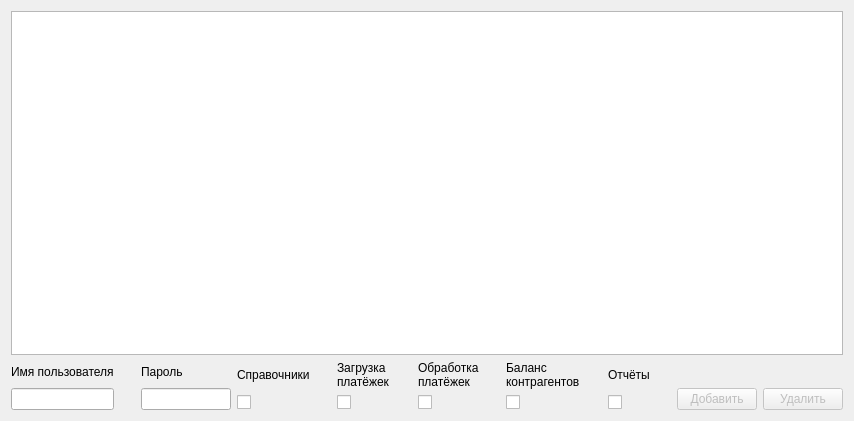
<?xml version="1.0" encoding="UTF-8"?>
<ui version="4.0">
 <class>class_manage_users</class>
 <widget class="QWidget" name="class_manage_users">
  <property name="geometry">
   <rect>
    <x>0</x>
    <y>0</y>
    <width>854</width>
    <height>421</height>
   </rect>
  </property>
  <property name="windowTitle">
   <string>Form</string>
  </property>
  <layout class="QGridLayout" name="gridLayout">
   <item row="2" column="0">
    <layout class="QHBoxLayout" name="horizontalLayout">
     <item>
      <layout class="QVBoxLayout" name="verticalLayout">
       <item>
        <widget class="QLabel" name="label">
         <property name="text">
          <string>Имя пользователя</string>
         </property>
        </widget>
       </item>
       <item>
        <widget class="QLineEdit" name="lineEdit_name">
         <property name="maxLength">
          <number>15</number>
         </property>
        </widget>
       </item>
      </layout>
     </item>
     <item>
      <spacer name="horizontalSpacer">
       <property name="orientation">
        <enum>Qt::Horizontal</enum>
       </property>
       <property name="sizeHint" stdset="0">
        <size>
         <width>40</width>
         <height>20</height>
        </size>
       </property>
      </spacer>
     </item>
     <item>
      <layout class="QVBoxLayout" name="verticalLayout_9">
       <item>
        <widget class="QLabel" name="label_9">
         <property name="text">
          <string>Пароль</string>
         </property>
        </widget>
       </item>
       <item>
        <widget class="QLineEdit" name="lineEdit_passwd">
         <property name="maxLength">
          <number>20</number>
         </property>
         <property name="echoMode">
          <enum>QLineEdit::Normal</enum>
         </property>
        </widget>
       </item>
      </layout>
     </item>
     <item>
      <layout class="QVBoxLayout" name="verticalLayout_2">
       <item>
        <widget class="QLabel" name="label_2">
         <property name="text">
          <string>Справочники</string>
         </property>
        </widget>
       </item>
       <item>
        <widget class="QCheckBox" name="checkBox_ref">
         <property name="text">
          <string/>
         </property>
        </widget>
       </item>
      </layout>
     </item>
     <item>
      <spacer name="horizontalSpacer_2">
       <property name="orientation">
        <enum>Qt::Horizontal</enum>
       </property>
       <property name="sizeHint" stdset="0">
        <size>
         <width>40</width>
         <height>20</height>
        </size>
       </property>
      </spacer>
     </item>
     <item>
      <layout class="QVBoxLayout" name="verticalLayout_3">
       <item>
        <widget class="QLabel" name="label_3">
         <property name="text">
          <string>Загрузка
платёжек</string>
         </property>
        </widget>
       </item>
       <item>
        <widget class="QCheckBox" name="checkBox_load_pp">
         <property name="layoutDirection">
          <enum>Qt::LeftToRight</enum>
         </property>
         <property name="text">
          <string/>
         </property>
         <property name="tristate">
          <bool>false</bool>
         </property>
        </widget>
       </item>
      </layout>
     </item>
     <item>
      <spacer name="horizontalSpacer_3">
       <property name="orientation">
        <enum>Qt::Horizontal</enum>
       </property>
       <property name="sizeHint" stdset="0">
        <size>
         <width>40</width>
         <height>20</height>
        </size>
       </property>
      </spacer>
     </item>
     <item>
      <layout class="QVBoxLayout" name="verticalLayout_4">
       <item>
        <widget class="QLabel" name="label_4">
         <property name="text">
          <string>Обработка
платёжек</string>
         </property>
        </widget>
       </item>
       <item>
        <widget class="QCheckBox" name="checkBox_work_pp">
         <property name="text">
          <string/>
         </property>
        </widget>
       </item>
      </layout>
     </item>
     <item>
      <spacer name="horizontalSpacer_4">
       <property name="orientation">
        <enum>Qt::Horizontal</enum>
       </property>
       <property name="sizeHint" stdset="0">
        <size>
         <width>40</width>
         <height>20</height>
        </size>
       </property>
      </spacer>
     </item>
     <item>
      <layout class="QVBoxLayout" name="verticalLayout_6">
       <item>
        <widget class="QLabel" name="label_6">
         <property name="text">
          <string>Баланс
контрагентов</string>
         </property>
        </widget>
       </item>
       <item>
        <widget class="QCheckBox" name="checkBox_client">
         <property name="text">
          <string/>
         </property>
        </widget>
       </item>
      </layout>
     </item>
     <item>
      <spacer name="horizontalSpacer_5">
       <property name="orientation">
        <enum>Qt::Horizontal</enum>
       </property>
       <property name="sizeHint" stdset="0">
        <size>
         <width>40</width>
         <height>20</height>
        </size>
       </property>
      </spacer>
     </item>
     <item>
      <layout class="QVBoxLayout" name="verticalLayout_5">
       <item>
        <widget class="QLabel" name="label_5">
         <property name="text">
          <string>Отчёты</string>
         </property>
        </widget>
       </item>
       <item>
        <widget class="QCheckBox" name="checkBox_report">
         <property name="text">
          <string/>
         </property>
        </widget>
       </item>
      </layout>
     </item>
     <item>
      <spacer name="horizontalSpacer_6">
       <property name="orientation">
        <enum>Qt::Horizontal</enum>
       </property>
       <property name="sizeHint" stdset="0">
        <size>
         <width>40</width>
         <height>20</height>
        </size>
       </property>
      </spacer>
     </item>
     <item>
      <layout class="QVBoxLayout" name="verticalLayout_7">
       <item>
        <widget class="QLabel" name="label_7">
         <property name="text">
          <string/>
         </property>
        </widget>
       </item>
       <item>
        <widget class="QPushButton" name="pushButton_add">
         <property name="enabled">
          <bool>false</bool>
         </property>
         <property name="text">
          <string>Добавить</string>
         </property>
        </widget>
       </item>
      </layout>
     </item>
     <item>
      <layout class="QVBoxLayout" name="verticalLayout_8">
       <item>
        <widget class="QLabel" name="label_8">
         <property name="text">
          <string/>
         </property>
        </widget>
       </item>
       <item>
        <widget class="QPushButton" name="pushButton_del">
         <property name="enabled">
          <bool>false</bool>
         </property>
         <property name="text">
          <string>Удалить</string>
         </property>
        </widget>
       </item>
      </layout>
     </item>
    </layout>
   </item>
   <item row="0" column="0">
    <widget class="QTableView" name="tableView"/>
   </item>
  </layout>
 </widget>
 <resources/>
 <connections/>
</ui>
